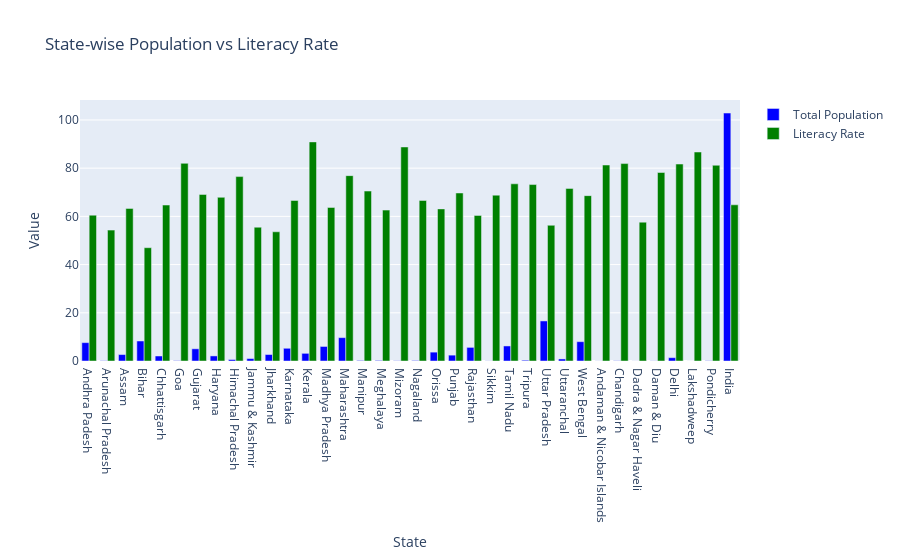

Notebook cell for this chart:
### Code cell
fig = go.Figure()

fig.add_trace(go.Bar(
    x=df["State"],
    y=df["Population in (Cr) of Total Census 2001"],
    name="Total Population",
    marker_color="blue"
))

fig.add_trace(go.Bar(
    x=df["State"],
    y=df["Literacy Rate"],
    name="Literacy Rate",
    marker_color="green"
))

fig.update_layout(
    title="State-wise Population vs Literacy Rate",
    barmode="group",
    xaxis_title="State",
    yaxis_title="Value"
)

fig.show()

### Figure 1 — Plotly figure (JSON) as saved in the notebook; plotly's stock layout.template omitted (floating-point values rounded to 4 significant figures)
{"data": [{"marker": {"color": "blue"}, "name": "Total Population", "type": "bar", "x": ["Andhra Padesh", "Arunachal Pradesh", "Assam", "Bihar", "Chhattisgarh", "Goa", "Gujarat", "Haryana", "Himachal Pradesh", "Jammu & Kashmir", "Jharkhand", "Karnataka", "Kerala", "Madhya Pradesh", "Maharashtra", "Manipur", "Meghalaya", "Mizoram", "Nagaland", "Orissa", "Punjab", "Rajasthan", "Sikkim", "Tamil Nadu", "Tripura", "Uttar Pradesh", "Uttaranchal", "West Bengal", "Andaman & Nicobar Islands", "Chandigarh", "Dadra & Nagar Haveli", "Daman & Diu", "Delhi", "Lakshadweep", "Pondicherry", "India"], "y": [7.62, 0.11, 2.67, 8.3, 2.08, 0.13, 5.06, 2.11, 0.61, 1.01, 2.69, 5.28, 3.18, 6.03, 9.69, 0.22, 0.23, 0.09, 0.2, 3.68, 2.43, 5.65, 0.05, 6.24, 0.32, 16.62, 0.85, 8.02, 0.03, 0.09, 0.02, 0.06, 1.38, 0.01, 0.1, 102.9]}, {"marker": {"color": "green"}, "name": "Literacy Rate", "type": "bar", "x": ["Andhra Padesh", "Arunachal Pradesh", "Assam", "Bihar", "Chhattisgarh", "Goa", "Gujarat", "Haryana", "Himachal Pradesh", "Jammu & Kashmir", "Jharkhand", "Karnataka", "Kerala", "Madhya Pradesh", "Maharashtra", "Manipur", "Meghalaya", "Mizoram", "Nagaland", "Orissa", "Punjab", "Rajasthan", "Sikkim", "Tamil Nadu", "Tripura", "Uttar Pradesh", "Uttaranchal", "West Bengal", "Andaman & Nicobar Islands", "Chandigarh", "Dadra & Nagar Haveli", "Daman & Diu", "Delhi", "Lakshadweep", "Pondicherry", "India"], "y": [60.5, 54.3, 63.3, 47.0, 64.7, 82.0, 69.1, 67.9, 76.5, 55.5, 53.6, 66.6, 90.9, 63.7, 76.9, 70.5, 62.6, 88.8, 66.6, 63.1, 69.7, 60.4, 68.8, 73.5, 73.2, 56.3, 71.6, 68.6, 81.3, 81.9, 57.6, 78.2, 81.7, 86.7, 81.2, 64.8]}], "layout": {"barmode": "group", "title": {"text": "State-wise Population vs Literacy Rate"}, "xaxis": {"title": {"text": "State"}}, "yaxis": {"title": {"text": "Value"}}}}
